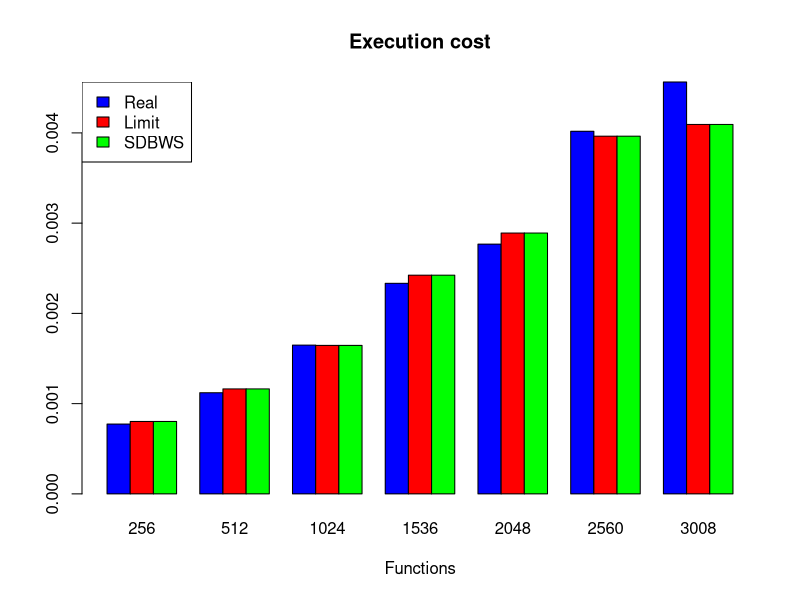

Source code (R):
setwd('/Users/yoshimori/Desktop/Magisterka/New/CloudFunctionOptimizer/plots')
library('ggplot2')
types = read.table("./data/all_results.csv",header = TRUE)
titles = types[seq(1,21,3),1]
#titles = c("256", "512", "1024", "1536", "2048", "2560", "3008")
limit_time <- types[seq(1,21,3),2]
limit_price <- types[seq(1,21,3),3]
real_time <- types[seq(2,21,3),2]
real_price <- types[seq(2,21,3),3]
sdbws_time <- types[seq(3,21,3),2]
sdbws_price <- types[seq(3,21,3),3]

x <- data.frame("Real" = real_price, "Limit" = limit_price, "SDBWS" = sdbws_price)
str(x)
matrix = t(data.matrix(x))
colnames(matrix) <- titles
barplot(matrix,
        main = "Execution cost",
        xlab = "Functions",
        col = c("blue","red", "green"),
        beside = TRUE)
leg =  legend("topleft",
              c("Real","Limit", "SDBWS"),
              fill = c("blue","red", "green"))
